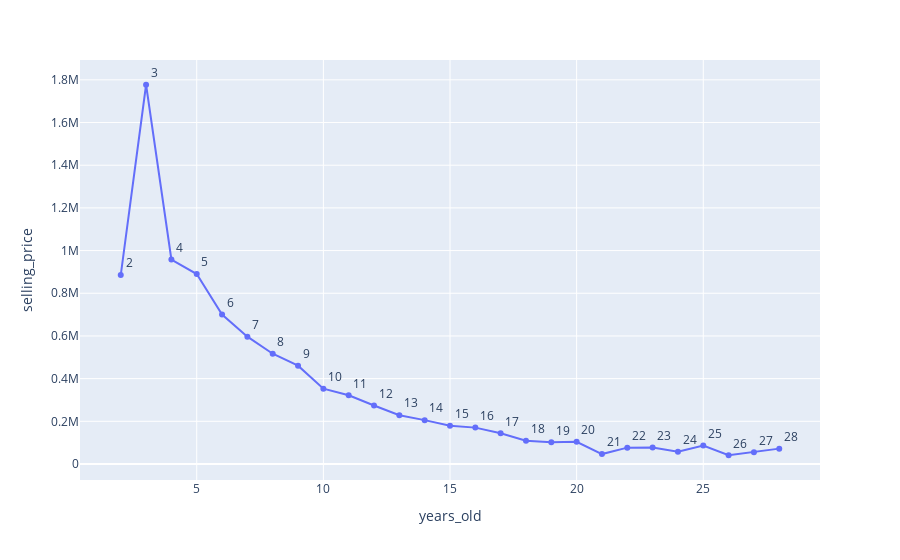

Write notebook code for a chart like this one.
### Code cell
#Observing Selling price and its relation with age of car
avg_price_for_age = df1.groupby("years_old").selling_price.mean().reset_index()
fig = px.line(avg_price_for_age, x='years_old', y='selling_price', text="years_old")
fig.update_traces(textposition="top right")
fig.show()

### Figure 1 — Plotly figure (JSON) as saved in the notebook; plotly's stock layout.template omitted (floating-point values rounded to 4 significant figures)
{"data": [{"hovertemplate": "years_old=%{text}<br>selling_price=%{y}<extra></extra>", "legendgroup": "", "line": {"color": "#636efa", "dash": "solid"}, "marker": {"symbol": "circle"}, "mode": "markers+lines+text", "name": "", "orientation": "v", "showlegend": false, "text": [2, 3, 4, 5, 6, 7, 8, 9, 10, 11, 12, 13, 14, 15, 16, 17, 18, 19, 20, 21, 22, 23, 24, 25, 26, 27, 28], "textposition": "top right", "type": "scatter", "x": [2, 3, 4, 5, 6, 7, 8, 9, 10, 11, 12, 13, 14, 15, 16, 17, 18, 19, 20, 21, 22, 23, 24, 25, 26, 27, 28], "xaxis": "x", "y": [885300.0, 1777000.0, 958200.0, 890200.0, 700300.0, 596800.0, 516700.0, 460700.0, 353100.0, 322100.0, 274000.0, 228800.0, 205600.0, 179100.0, 170500.0, 143800.0, 109400.0, 101600.0, 103800.0, 46500, 76680.0, 76930.0, 57890.0, 86111, 41000, 55000, 72000], "yaxis": "y"}], "layout": {"legend": {"tracegroupgap": 0}, "margin": {"t": 60}, "xaxis": {"anchor": "y", "domain": [0, 1], "title": {"text": "years_old"}}, "yaxis": {"anchor": "x", "domain": [0, 1], "title": {"text": "selling_price"}}}}
